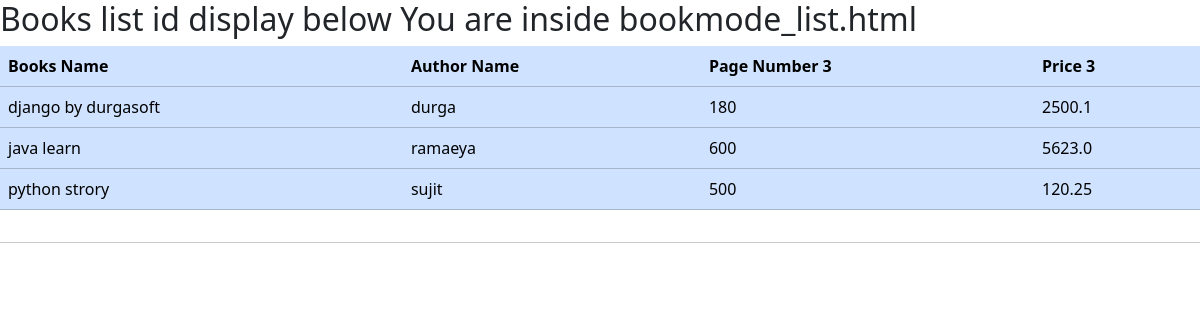
/app/book/, run on the app's committed database.
### myapp/models.py (models this page shows)
class BookModel(models.Model):
    title = models.CharField(max_length=300)
    author = models.CharField(max_length=30)
    pages = models.IntegerField()
    price = models.FloatField()

### myapp/views.py (the view)
# urls.py: path('book/', views.BookListView.as_view()),
class BookListView(ListView):
    model = BookModel

### templates/myapp/bookmodel_list.html (shortened to what this page needs)
<!DOCTYPE html>
{% extends "myapp/base.html" %}
{% load static %}
{% block  child_block%}
    <div class="conatiner">
        {% if status %}
        <h1>
            Thank you to send information You are inside bookmode_list.html
        </h1>
        {% else %}
        <h2>
        </h2>
        {% if bookmodel_list %}
        <div
            class="table-responsive"
        >
            <table
                class="table table-primary"
            >
                <thead>
                    <tr>
                        <th scope="col">Books Name</th>
                        <th scope="col">Author Name</th>
                        <th scope="col">Page Number 3</th>
                        <th scope="col">Price 3</th>
                    </tr>
                </thead>
                {% for book in bookmodel_list %}
                <tbody>
                    <tr class="">
                        <td scope="row">{{book.title}}</td>
                        <td>{{book.author}}</td>
                        <td>{{book.pages}}</td>
                        <td>{{book.price}}</td>
                    </tr>
                </tbody>
                {% endfor %}
            </table>
        </div>
        {% endif %}
        {%endif%}
        <hr>
    </div>
{% endblock  %}

### templates/myapp/base.html (shortened to what this page needs)
<!DOCTYPE html>
{% load static %}
<html lang="en">
<head>
    <link rel="stylesheet" href="{% static '/css/bootstrap.min.css' %}">
</head>
<body>
    {% block  child_block %}
    {% endblock  %}
</body>
</html>

### data on the page
BookModel: title "django by durgasoft", author "durga", pages "180", price "2500.1"
BookModel: title "java learn", author "ramaeya", pages "600", price "5623.0"
BookModel: title "python strory", author "sujit", pages "500", price "120.25"
